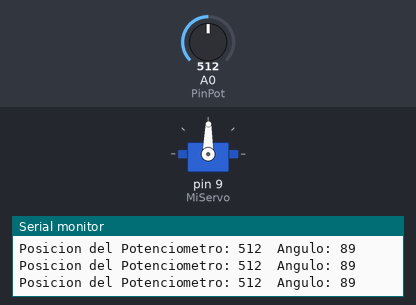
Bench run of a sketch on a simulated Arduino Uno, built with avr-gcc and run on an emulated ATmega328P. Shown: servo, the last lines printed to the serial monitor. Inputs (shaded band) come from the test bench; at power-on: A0 (PinPot) = 512.

Above: at 1.2 s.
1.3 s: A0 (PinPot) set to 716
At 2.2 s:
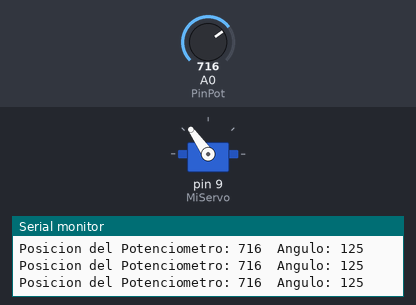
2.8 s: A0 (PinPot) set to 900
At 3.8 s:
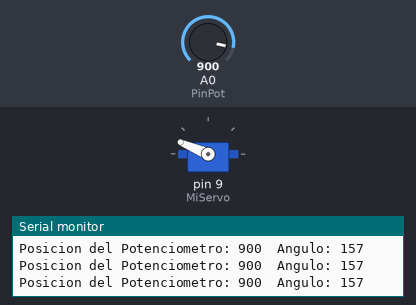
4.3 s: A0 (PinPot) set to 981
At 5.5 s:
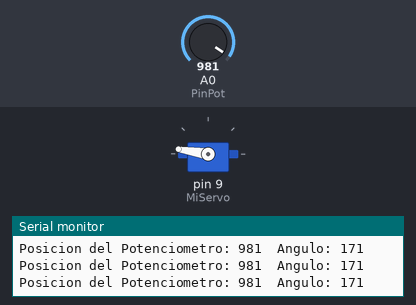
5.8 s: A0 (PinPot) set to 1014
At 7.0 s:
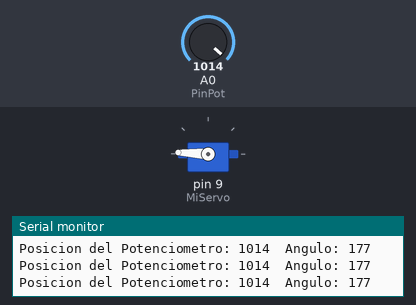
8.8 s: A0 (PinPot) set to 585
At 10.0 s:
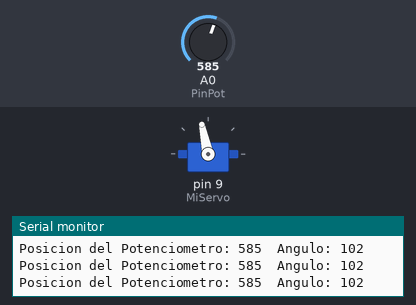
10.3 s: A0 (PinPot) set to 564
At 10.7 s:
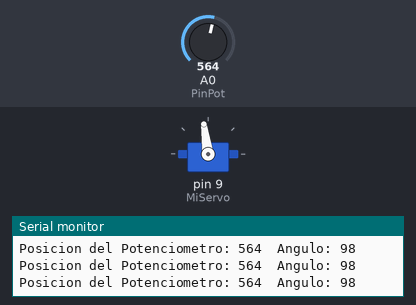
Timing chart, 0 to 12.8 s (numbered marks = the images above; inputs shaded):
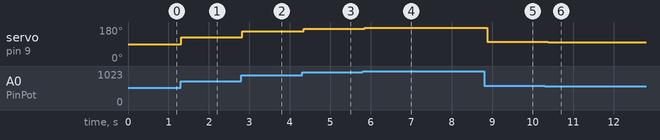

Measured:
- after the input at 1.3 s, servo on pin 9 (MiServo): 89° → 125° at once
- after the input at 2.8 s, servo on pin 9 (MiServo): 125° → 157° at once
- after the input at 4.3 s, servo on pin 9 (MiServo): 157° → 171° at once
- after the input at 5.8 s, servo on pin 9 (MiServo): 171° → 177° after 0.05 s
- after the input at 8.8 s, servo on pin 9 (MiServo): 177° → 102° after 0.08 s
- after the input at 10.3 s, servo on pin 9 (MiServo): 102° → 98° after 0.09 s

The sketch:

04._MoodIndicator.ino
```cpp
#include <Servo.h>
Servo MiServo;
int const PinPot=A0;
int ValorPot;
int Angulo;
void setup() {
  MiServo.attach(9);
  Serial.begin(9600);
}
void loop() {
  ValorPot=analogRead(PinPot);
  Serial.print("Posicion del Potenciometro: ");
  Serial.print(ValorPot);
  Angulo=map(ValorPot,0,1023,0,179);
  Serial.print("  Angulo: ");
  Serial.println(Angulo);
  MiServo.write(Angulo);
  delay(100);
}
```
